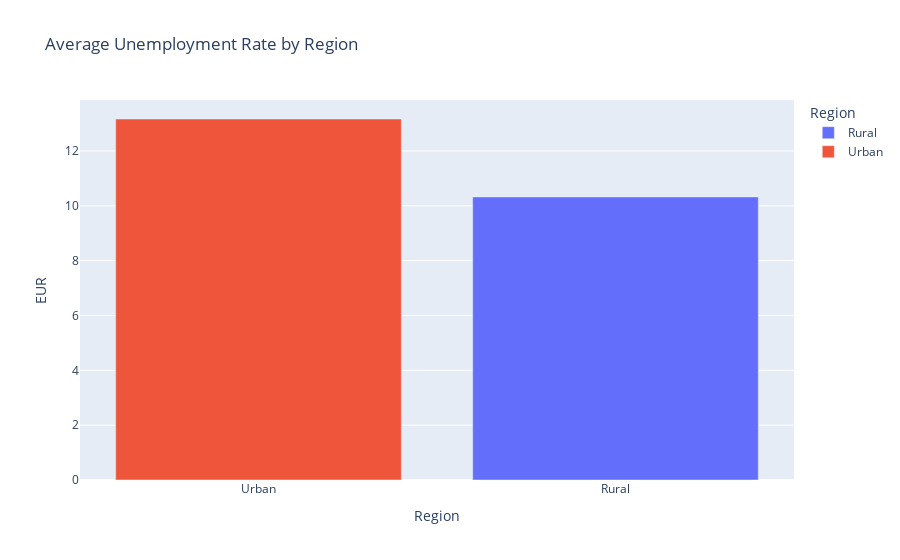

The cell this chart's notebook holds for it:
### Code cell
region = df.groupby(["Region"])[['EUR', "EE", "ELPR"]].mean()
region = pd.DataFrame(region).reset_index()

fig = px.bar(region, x="Region", y="EUR", color="Region", title="Average Unemployment Rate by Region")
fig.update_layout(xaxis={'categoryorder':'total descending'})
fig.show()

### Figure 1 — Plotly figure (JSON) as saved in the notebook; plotly's stock layout.template omitted (floating-point values rounded to 4 significant figures)
{"data": [{"alignmentgroup": "True", "hovertemplate": "Region=%{x}<br>EUR=%{y}<extra></extra>", "legendgroup": "Rural", "marker": {"color": "#636efa", "pattern": {"shape": ""}}, "name": "Rural", "offsetgroup": "Rural", "orientation": "v", "showlegend": true, "textposition": "auto", "type": "bar", "x": ["Rural"], "xaxis": "x", "y": [10.32], "yaxis": "y"}, {"alignmentgroup": "True", "hovertemplate": "Region=%{x}<br>EUR=%{y}<extra></extra>", "legendgroup": "Urban", "marker": {"color": "#EF553B", "pattern": {"shape": ""}}, "name": "Urban", "offsetgroup": "Urban", "orientation": "v", "showlegend": true, "textposition": "auto", "type": "bar", "x": ["Urban"], "xaxis": "x", "y": [13.17], "yaxis": "y"}], "layout": {"barmode": "relative", "legend": {"title": {"text": "Region"}, "tracegroupgap": 0}, "title": {"text": "Average Unemployment Rate by Region"}, "xaxis": {"anchor": "y", "categoryarray": ["Rural", "Urban"], "categoryorder": "total descending", "domain": [0, 1], "title": {"text": "Region"}}, "yaxis": {"anchor": "x", "domain": [0, 1], "title": {"text": "EUR"}}}}
